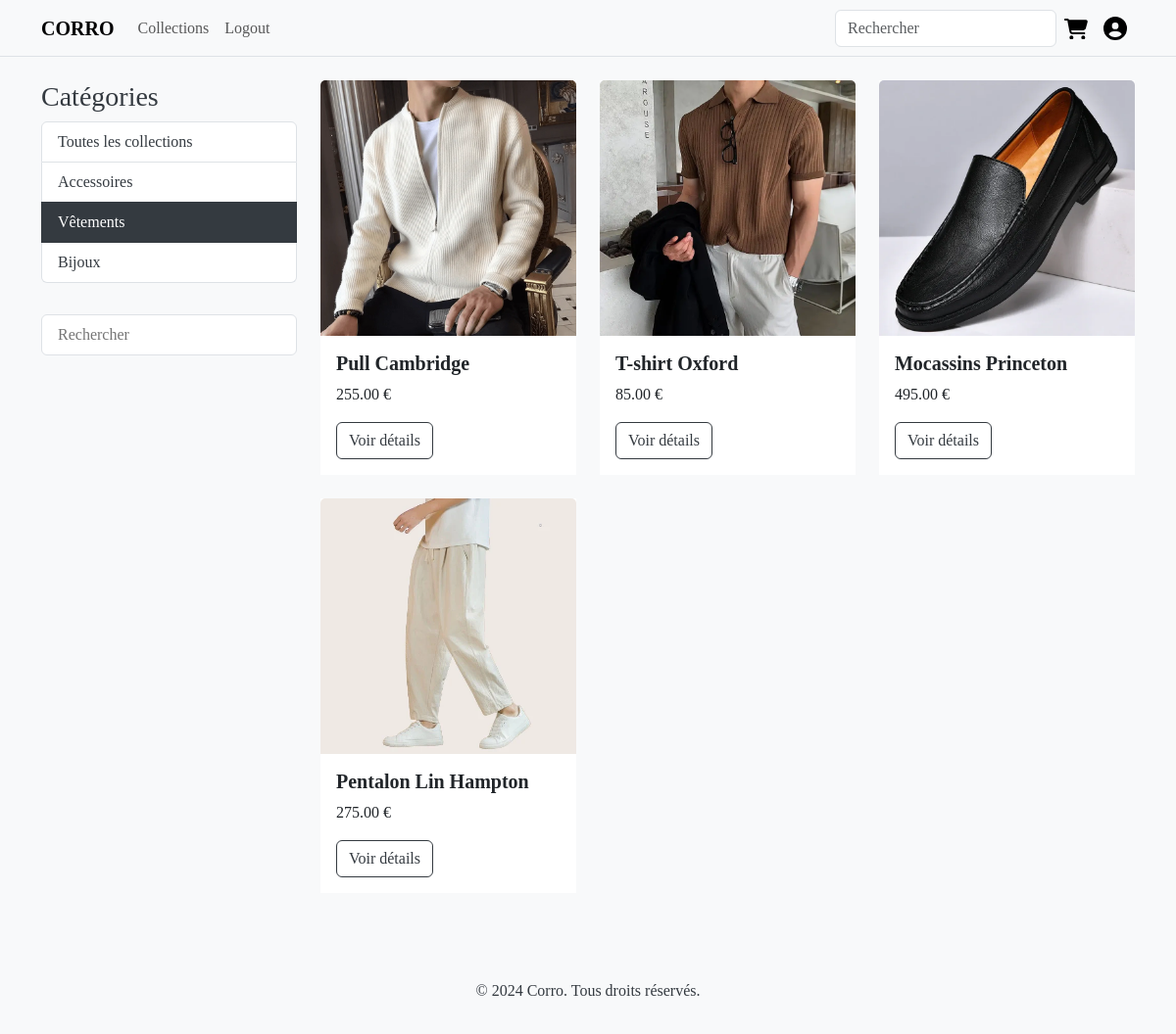
The page /category/vetements/ on the database its author committed.
### products/models.py (models this page shows, shortened)
class Category(models.Model):
    name = models.CharField(max_length=100)
    slug = models.SlugField(unique=True)
    class Meta:
        verbose_name_plural = 'categories'
    def get_absolute_url(self):
        return reverse('product_list_by_category', args=[self.slug])

class Product(models.Model):
    category = models.ForeignKey(Category, on_delete=models.CASCADE)
    name = models.CharField(max_length=200)
    slug = models.SlugField(unique=True)
    description = models.TextField()
    price = models.DecimalField(max_digits=10, decimal_places=2)
    image = models.ImageField(upload_to='products/')
    stock = models.IntegerField()
    available = models.BooleanField(default=True)
    created = models.DateTimeField(auto_now_add=True)
    updated = models.DateTimeField(auto_now=True)
    def get_absolute_url(self):
        return reverse('product_detail', args=[self.slug])

### products/views.py (the view)
# urls.py: path('category/<slug:category_slug>/', views.product_list, name='product_list_by_category'),
def product_list(request, category_slug=None):
    category = None
    categories = Category.objects.all()
    products = Product.objects.filter(available=True)
    if category_slug:
        category = get_object_or_404(Category, slug=category_slug)
        products = products.filter(category=category)
    if request.method == "GET":
        research = request.GET.get('research')
        if research is not None:
            products = products.filter(name__icontains=research)
    return render(request, 'products/product_list.html', {
        'category': category,
        'categories': categories,
        'products': products
    })

### templates/products/product_list.html (shortened to what this page needs)
{% extends 'base.html' %}
{% block content %}
<div class="row">
    <div class="col-md-3">
        <h3>Catégories</h3>
        <ul class="list-group">
            <li class="list-group-item {% if not category %}active{% endif %}">
                <a href="{% url 'product_list' %}" class="text-decoration-none {% if not category %}text-white{% endif %}">
                    Toutes les collections
                </a>
            </li>
            {% for c in categories %}
            <li class="list-group-item {% if category.slug == c.slug %}active{% endif %}">
                <a href="{{ c.get_absolute_url }}" class="text-decoration-none {% if category.slug == c.slug %}text-white{% endif %}">
                    {{ c.name }}
                </a>
            </li>
            {% endfor %}
        </ul>
        <form class="list-group" action="{% url 'product_list' %}" method="get" style="margin-top: 2rem;">
            <input class="list-group-item" type="search" name="research" id="research" placeholder="Rechercher">
        </form>
    </div>
    <div class="col-md-9">
        <div class="row">
            {% for product in products %}
            <div class="col-md-4 mb-4">
                <div class="card">
                    <img src="{{ product.image.url }}" class="card-img-top" alt="{{ product.name }}">
                    <div class="card-body">
                        <h5 class="card-title">{{ product.name }}</h5>
                        <p class="card-text">{{ product.price }} €</p>
                        <a href="{{ product.get_absolute_url }}" class="btn btn-primary">Voir détails</a>
                    </div>
                </div>
            </div>
            {% endfor %}
        </div>
    </div>
</div>
{% endblock %}

### staticfiles/css/style.css (style rules this page uses)
body { font-family: 'Times New Roman', Times, serif; background-color: #f8f9fa; color: #343a40; }
.card { border: none; border-radius: 0; }
.card-title { font-weight: bold; }
.list-group-item a { color: #343a40 !important; }
.list-group-item.active a { color: white !important; }
.list-group-item.active { background-color: #343a40 !important; border-color: #343a40 !important; }
.card-body a { background-color: white !important; border-color: #343a40 !important; color: #343a40 !important; }

### rows shown on the page
Category: name "Accessoires"
Category: name "Vêtements"
Category: name "Bijoux"
Product: image (picture), name "Pull Cambridge", price "255.00"
Product: image (picture), name "T-shirt Oxford", price "85.00"
Product: image (picture), name "Mocassins Princeton", price "495.00"
Product: image (picture), name "Pentalon Lin Hampton", price "275.00"
